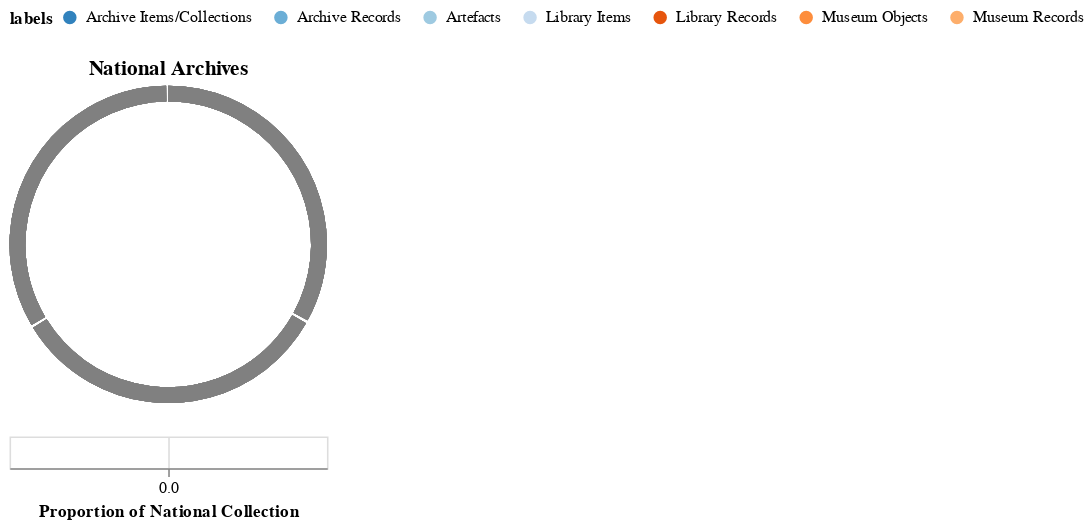

Here is the notebook cell this chart was saved with:
### Markdown cell above
# Archive Institutions

### Code cell
row_count = 0
row_graphs = []
grid_graphs = []

for i, institution in archive_institutions_df.sort_values(by=["institution"]).iterrows():
    institution_name = institution["institution"]
    title = alt.TitleParams(institution_name, anchor='middle')
    row_df = pd.DataFrame(
       {"institution": institution_name,
        "values": [
             institution["artefacts"],
            institution["objects"], institution["library_items"], institution["archive_items"],
            institution["object_records"], institution["library_records"], institution["archive_records"]],
       "calculated": [
            min(institution["object_records"] + institution["library_records"] + institution["archive_records"], institution["artefacts"]),
            institution["artefacts"],
            min(institution["object_records"], institution["objects"]), institution["objects"],
            min(institution["library_records"], institution["library_items"]), institution["library_items"],
         institution["archive_items"] ],
            "labels": ["Artefacts", 
                                  "Museum Objects", 
                                  "Library Items",
                                  "Archive Items/Collections", 
                                  "Museum Records", 
                                  "Library Records", "Archive Records"],
            "labels_calculated": [ "Artefacts Catalogued", "Artefacts", "Objects Catalogued", "Objects",
                                  "Library Items Catalogued", "Library Items",
                                   "Archive Items"]
            })

    # Ring gives summary of cataloguing progress
    #ring = alt.Chart(row_df).mark_arc(innerRadius=90, outerRadius=100).encode(
    #  color="labels_calculated:N",
    #  theta="calculated",
    #)

    if institution["artefacts"] > 0:
     catalogued_records =  institution["object_records"] + institution["library_records"] + institution["archive_records"]
     if catalogued_records > 0:
         catalogued_proportion = min(catalogued_records / institution["artefacts"], 1) * 2.09
         ring1_complete = alt.Chart().mark_arc(
             tooltip=f'Catalogued Artefacts: {catalogued_records}',
             innerRadius=90, outerRadius=100,theta=0,color="gold", 
                                theta2=catalogued_proportion - 0.02)
         if catalogued_proportion < 2.09:
           ring1_remaining = alt.Chart().mark_arc(innerRadius=90, outerRadius=100,theta=catalogued_proportion,color="#9ecae1", 
                                                  theta2=2.07,
                                                  tooltip=f'Total Artefacts: {institution["artefacts"]}')
         else:
           ring1_remaining = alt.Chart().mark_arc(innerRadius=90, outerRadius=100,theta=0,color="grey", theta2=0)
     else:
        ring1_complete = alt.Chart().mark_arc(innerRadius=90, outerRadius=100,theta=0,color="#9ecae1", theta2=0)
        ring1_remaining = alt.Chart().mark_arc(innerRadius=90, outerRadius=100,theta=0,theta2=2.07,color="#9ecae1",
                                               tooltip=f'Total Artefacts: {institution["artefacts"]}')
    else:
      ring1_complete = alt.Chart().mark_arc(innerRadius=90, outerRadius=100,theta=0,color="grey", theta2=0)
      ring1_remaining = alt.Chart().mark_arc(innerRadius=90, outerRadius=100,theta=0,theta2=2.07,color="grey",
                                             tooltip=f'Total Artefacts: {institution["artefacts"]}')


    if institution["objects"] > 0:
     catalogued_records =  institution["object_records"] 
     if catalogued_records > 0:
         catalogued_proportion = min(catalogued_records / institution["objects"], 1) * 2.09
         ring2_complete = alt.Chart().mark_arc(innerRadius=90, outerRadius=100,theta=2.09,color="gold",
                                               theta2=2.09 + catalogued_proportion - 0.02, 
                                                            tooltip=f'Catalogued Objects: {catalogued_records}')
         if catalogued_proportion < 2.09:
           ring2_remaining = alt.Chart().mark_arc(innerRadius=90, outerRadius=100,theta=2.09+ catalogued_proportion,color="#fd8d3c", 
                                                  theta2=4.16, tooltip=f'Total Objects: {institution["objects"]}')
     else:
        ring2_complete = alt.Chart().mark_arc(innerRadius=90, outerRadius=100,theta=2.09,color="#fd8d3c", theta2=2.09)
        ring2_remaining = alt.Chart().mark_arc(innerRadius=90, outerRadius=100,theta=2.09,theta2=4.16,color="#fd8d3c",
                                               tooltip=f'Total Objects: {institution["objects"]}')
    else:
      ring2_complete = alt.Chart().mark_arc(innerRadius=90, outerRadius=100,theta=2.09,color="grey", theta2=2.09)
      ring2_remaining = alt.Chart().mark_arc(innerRadius=90, outerRadius=100,theta=2.09,theta2=4.16,color="grey", 
                                             tooltip=f'Total Objects: {institution["objects"]}')  
        
#    ring2 = alt.Chart().mark_arc(innerRadius=90, outerRadius=100,theta=2.09,theta2=4.16,color="gray")

    if institution["library_items"] > 0:
     catalogued_records = institution["library_records"] 
     if catalogued_records > 0:
         catalogued_proportion = min(catalogued_records / institution["library_items"], 1) * 2.09
         ring3_complete = alt.Chart().mark_arc(innerRadius=90, outerRadius=100,
                                               theta=4.18,color="gold", 
                                               tooltip=f'Catalogued Library Items: {catalogued_records}',
                                               theta2=4.18 + catalogued_proportion - 0.02)
         if catalogued_proportion < 2.09:
           ring3_remaining = alt.Chart().mark_arc(innerRadius=90, outerRadius=100,theta=4.18+catalogued_proportion,color="#c6dbef", 
                                                  theta2=6.27, tooltip=f'Total Library Items: {institution["library_items"]}')
     else:
        ring3_complete = alt.Chart().mark_arc(innerRadius=90, outerRadius=100,theta=4.18,color="#c6dbef", theta2=4.18)
        ring3_remaining = alt.Chart().mark_arc(innerRadius=90, outerRadius=100,theta=4.18,theta2=6.27,
                                               color="#c6dbef", tooltip=f'Total Library Items: {institution["library_items"]}')
    else:
      ring3_complete = alt.Chart().mark_arc(innerRadius=90, outerRadius=100,theta=4.18,color="grey", theta2=4.18)
      ring3_remaining = alt.Chart().mark_arc(innerRadius=90, outerRadius=100,theta=4.18,theta2=6.27,color="grey",
                                             tooltip=f'Total Library Items: {institution["library_items"]}') 
        
#    ring3 = alt.Chart().mark_arc(innerRadius=90, outerRadius=100,theta=4.18,theta2=6.27,color="orange")

    # Petal graph ? gives summary of size of instution collections
    base1 = alt.Chart(row_df, width=160, title=title).encode(
      alt.Theta("values:Q").stack(True),
      alt.Radius("values").scale(type="sqrt", zero=True, rangeMin=20),
      tooltip='labels:N',
      color=alt.Color("labels:N", sort="ascending").legend(orient="top", titleOrient="left").scale(scheme="category20c"),
    ).properties(
      width=200,
      height=200
    )

#    text_complete = alt.Chart().mark_text().encode(
#        text=f"{institution['artefacts']}:Q")
#        text=alt.Text(institution["artefacts"]), color="gold").properties(width=100)
    
    petal_marks = base1.mark_arc(innerRadius=45, outerRadius=60, cornerRadius=5, 
                                 stroke="#fff")
    
#    petal_text = base1.mark_text(radiusOffset=58).encode(text="values:Q")
#    alt.FieldGTPredicate("values", 0), alt.Text('values:Q'), alt.value(''))

    petal_text = base1.mark_text(radiusOffset=58).encode(
        text=alt.condition(alt.FieldGTPredicate("values", 0), alt.Text('values:Q'), alt.value('')))

    # Bar at bottom indicates proportion of national collection this institution has
    bar = alt.Chart(archive_institutions_df, height=20, width=200).mark_bar().encode(
      alt.X("artefacts").title("Proportion of National Collection"),
      tooltip='artefacts',
      color=alt.condition(
        alt.FieldOneOfPredicate('institution', [institution_name]),
        alt.value('gold'),     
        alt.value('white')     
      )
    )
    
    institution_graph = alt.vconcat((petal_marks + petal_text + ring1_complete + 
                                     ring1_remaining + ring2_complete + ring2_remaining +
                                     ring3_remaining + ring3_complete), bar).resolve_scale(theta='independent')
    if row_count < 3:
        row_graphs.append(institution_graph)
        row_count += 1
    else:   
        row_graphs.append(institution_graph)
        grid_graphs.append(
            alt.hconcat(*row_graphs, spacing=40).resolve_scale(theta='shared'))
        row_count = 0
        row_graphs = []

if row_count > 0:
    grid_graphs.append(
            alt.hconcat(*row_graphs, spacing=40).resolve_scale(theta='shared'))

alt.vconcat(*grid_graphs).configure(numberFormat='.2s')
#alt.hconcat(*row_graphs, spacing=40).configure(numberFormat='.2s').resolve_scale(theta='shared')

### Figure 1 — Vega-Lite specification as saved in the notebook (floating-point values rounded to 4 significant figures)
{"config": {"view": {"continuousWidth": 300, "continuousHeight": 300}, "numberFormat": ".2s"}, "vconcat": [{"hconcat": [{"vconcat": [{"layer": [{"mark": {"type": "arc", "cornerRadius": 5, "innerRadius": 45, "outerRadius": 60, "stroke": "#fff"}, "encoding": {"color": {"field": "labels", "legend": {"orient": "top", "titleOrient": "left"}, "scale": {"scheme": "category20c"}, "sort": "ascending", "type": "nominal"}, "radius": {"field": "values", "scale": {"type": "sqrt", "zero": true, "rangeMin": 20}, "type": "quantitative"}, "theta": {"field": "values", "stack": true, "type": "quantitative"}, "tooltip": {"field": "labels", "type": "nominal"}}, "title": {"text": "National Archives", "anchor": "middle"}}, {"mark": {"type": "text", "radiusOffset": 58}, "encoding": {"color": {"field": "labels", "legend": {"orient": "top", "titleOrient": "left"}, "scale": {"scheme": "category20c"}, "sort": "ascending", "type": "nominal"}, "radius": {"field": "values", "scale": {"type": "sqrt", "zero": true, "rangeMin": 20}, "type": "quantitative"}, "text": {"condition": {"test": {"field": "values", "gt": 0}, "field": "values", "type": "quantitative"}, "value": ""}, "theta": {"field": "values", "stack": true, "type": "quantitative"}, "tooltip": {"field": "labels", "type": "nominal"}}, "title": {"text": "National Archives", "anchor": "middle"}}, {"mark": {"type": "arc", "color": "grey", "innerRadius": 90, "outerRadius": 100, "theta": 0, "theta2": 0}}, {"mark": {"type": "arc", "color": "grey", "innerRadius": 90, "outerRadius": 100, "theta": 0, "theta2": 2.07, "tooltip": "Total Artefacts: 0"}}, {"mark": {"type": "arc", "color": "grey", "innerRadius": 90, "outerRadius": 100, "theta": 2.09, "theta2": 2.09}}, {"mark": {"type": "arc", "color": "grey", "innerRadius": 90, "outerRadius": 100, "theta": 2.09, "theta2": 4.16, "tooltip": "Total Objects: 0"}}, {"mark": {"type": "arc", "color": "grey", "innerRadius": 90, "outerRadius": 100, "theta": 4.18, "theta2": 6.27, "tooltip": "Total Library Items: 0"}}, {"mark": {"type": "arc", "color": "grey", "innerRadius": 90, "outerRadius": 100, "theta": 4.18, "theta2": 4.18}}], "data": {"name": "data-cb6cb51952081998564e4c2febe928b4"}, "height": 200, "width": 200}, {"data": {"name": "data-905b93f13c7b30e636affef5587144ed"}, "mark": {"type": "bar"}, "encoding": {"color": {"condition": {"test": {"field": "institution", "oneOf": ["National Archives"]}, "value": "gold"}, "value": "white"}, "tooltip": {"field": "artefacts", "type": "quantitative"}, "x": {"field": "artefacts", "title": "Proportion of National Collection", "type": "quantitative"}}, "height": 20, "width": 200}], "resolve": {"scale": {"theta": "independent"}}}], "resolve": {"scale": {"theta": "shared"}}, "spacing": 40}], "$schema": "https://vega.github.io/schema/vega-lite/v5.17.0.json", "datasets": {"data-cb6cb51952081998564e4c2febe928b4": [{"institution": "National Archives", "values": 0, "calculated": 0, "labels": "Artefacts", "labels_calculated": "Artefacts Catalogued"}, {"institution": "National Archives", "values": 0, "calculated": 0, "labels": "Museum Objects", "labels_calculated": "Artefacts"}, {"institution": "National Archives", "values": 0, "calculated": 0, "labels": "Library Items", "labels_calculated": "Objects Catalogued"}, {"institution": "National Archives", "values": 0, "calculated": 0, "labels": "Archive Items/Collections", "labels_calculated": "Objects"}, {"institution": "National Archives", "values": 0, "calculated": 0, "labels": "Museum Records", "labels_calculated": "Library Items Catalogued"}, {"institution": "National Archives", "values": 0, "calculated": 0, "labels": "Library Records", "labels_calculated": "Library Items"}, {"institution": "National Archives", "values": 0, "calculated": 0, "labels": "Archive Records", "labels_calculated": "Archive Items"}], "data-905b93f13c7b30e636affef5587144ed": [{"institution": "National Archives", "sector": "archives", "artefacts": 0, "objects": 0, "library_items": 0, "archive_items": 0, "object_records": 0, "library_records": 0, "archive_records": 0}]}}
